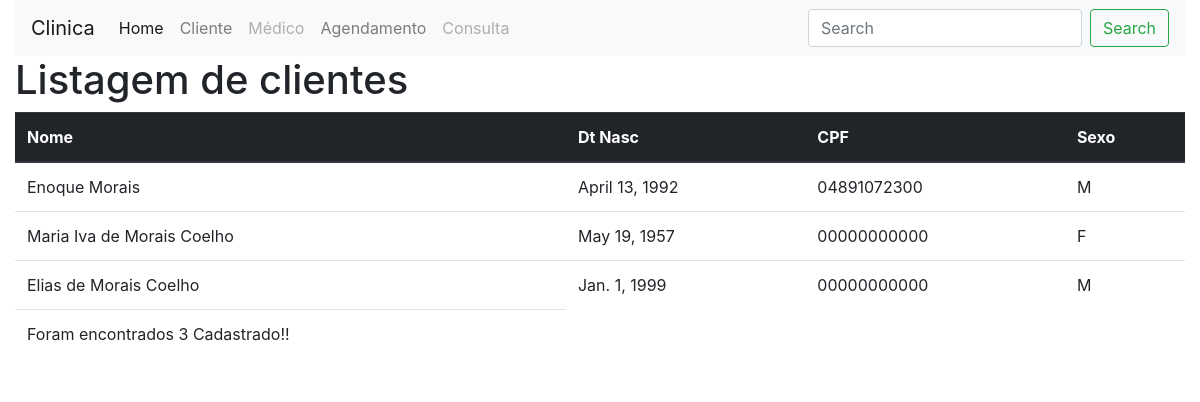
Page /atendimento/cliente/ on the earlier database version.
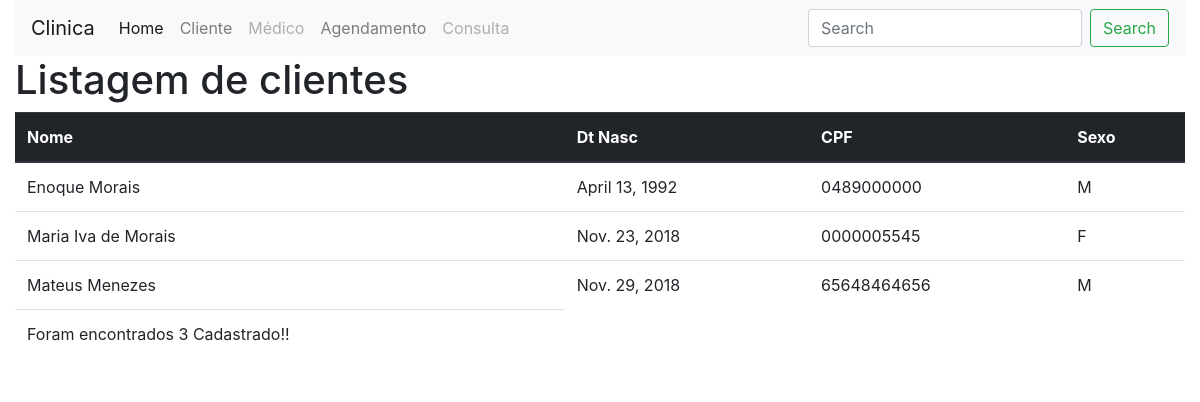
Same page on the later database version.
### atendimento/models.py (models this page shows)
class Cliente(models.Model):
    nome = models.CharField(max_length = 50)
    dt_nasc = models.DateField()
    cpf = models.CharField(max_length=11)
    sexo = models.CharField(max_length=1)

### atendimento/views.py (the view)
# urls.py: path('cliente/', views.cliente_list),
def cliente_list(request):
    clientes = Cliente.objects.all()
    return render(request, 'cliente/list.html',{'clientes':clientes})

### atendimento/templates/cliente/list.html (shortened to what this page needs)
<!DOCTYPE html>
<html lang="en">
<head>
    <link rel="stylesheet" href="https://stackpath.bootstrapcdn.com/bootstrap/4.1.3/css/bootstrap.min.css"
>
</head>
<body>
    <div class="container-fluid">
        <nav class="navbar navbar-expand-lg navbar-light bg-light">
            <a class="navbar-brand" href="#">Clinica</a>
            <div class="collapse navbar-collapse" id="navbarSupportedContent">
                <ul class="navbar-nav mr-auto">
                    <li class="nav-item active">
                        <a class="nav-link" href="/atendimento/">Home
                        </a>
                    </li>
                    <li class="nav-item">
                        <a class="nav-link" href="/atendimento/cliente">Cliente</a>
                    </li>
                    <li class="nav-item">
                        <a class="nav-link disabled" href="#">Médico</a>
                    </li>
                    <li class="nav-item">
                        <a class="nav-link" href="#">Agendamento</a>
                    </li>
                    <li class="nav-item">
                        <a class="nav-link disabled" href="#">Consulta</a>
                    </li>
                </ul>
                <form class="form-inline my-2 my-lg-0">
                    <input class="form-control mr-sm-2" type="search" placeholder="Search" aria-label="Search">
                    <button class="btn btn-outline-success my-2 my-sm-0" type="submit">Search</button>
                </form>
            </div>
        </nav>
        <div class="row">
            <div class="col-12">
                <table class="table">
                    <h1>Listagem de clientes</h1>
                    <thead class="thead-dark">
                        <tr>
                            <th>Nome</th>
                            <th>Dt Nasc</th>
                            <th>CPF</th>
                            <th>Sexo</th>
                        </tr>
                    </thead>
                    <tbody>
                        {% for cliente in clientes %}
                            <tr>
                                <td>{{cliente.nome}}</td>
                                <td>{{cliente.dt_nasc}}</td>
                                <td>{{cliente.cpf}}</td>
                                <td>{{cliente.sexo}}</td>
                            </tr>
                        {% endfor%}
                    </tbody>
                    <tfoot>
                        <tr>
                            <td>
                                <p>Foram encontrados {{clientes | length}} Cadastrado!!</p>
                            </td>
                        </tr>
                    </tfoot>
                </table>
            </div>
        </div>
    </div>
</body>
</html>

Differences in the rows shown:
changed Cliente "Enoque Morais": cpf "04891072300" → "0489000000"
changed Cliente: nome "Maria Iva de Morais Coelho" → "Maria Iva de Morais"; dt_nasc "May 19, 1957" → "Nov. 23, 2018"; cpf "00000000000" → "0000005545"
changed Cliente: nome "Elias de Morais Coelho" → "Mateus Menezes"; dt_nasc "Jan. 1, 1999" → "Nov. 29, 2018"; cpf "00000000000" → "65648464656"
